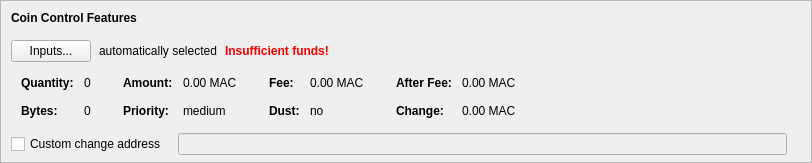
    <widget class="QFrame" name="frameCoinControl">
     <property name="sizePolicy">
      <sizepolicy hsizetype="Expanding" vsizetype="Expanding">
       <horstretch>0</horstretch>
       <verstretch>0</verstretch>
      </sizepolicy>
     </property>
     <property name="maximumSize">
      <size>
       <width>16777215</width>
       <height>16777215</height>
      </size>
     </property>
     <property name="frameShape">
      <enum>QFrame::StyledPanel</enum>
     </property>
     <property name="frameShadow">
      <enum>QFrame::Sunken</enum>
     </property>
     <layout class="QVBoxLayout" name="verticalLayoutCoinControl2">
      <property name="spacing">
       <number>0</number>
      </property>
      <property name="leftMargin">
       <number>0</number>
      </property>
      <property name="topMargin">
       <number>0</number>
      </property>
      <property name="rightMargin">
       <number>0</number>
      </property>
      <property name="bottomMargin">
       <number>6</number>
      </property>
      <item>
       <layout class="QVBoxLayout" name="verticalLayoutCoinControl" stretch="0,0,0,0,1">
        <property name="spacing">
         <number>0</number>
        </property>
        <property name="leftMargin">
         <number>10</number>
        </property>
        <property name="topMargin">
         <number>10</number>
        </property>
        <item>
         <layout class="QHBoxLayout" name="horizontalLayoutCoinControl1">
          <property name="bottomMargin">
           <number>15</number>
          </property>
          <item>
           <widget class="QLabel" name="labelCoinControlFeatures">
            <property name="sizePolicy">
             <sizepolicy hsizetype="Preferred" vsizetype="Maximum">
              <horstretch>0</horstretch>
              <verstretch>0</verstretch>
             </sizepolicy>
            </property>
            <property name="font">
             <font>
              <weight>75</weight>
              <bold>true</bold>
             </font>
            </property>
            <property name="styleSheet">
             <string notr="true">font-weight:bold;</string>
            </property>
            <property name="text">
             <string>Coin Control Features</string>
            </property>
           </widget>
          </item>
         </layout>
        </item>
        <item>
         <layout class="QHBoxLayout" name="horizontalLayoutCoinControl2" stretch="0,0,0,0">
          <property name="spacing">
           <number>8</number>
          </property>
          <property name="bottomMargin">
           <number>10</number>
          </property>
          <item>
           <widget class="QPushButton" name="pushButtonCoinControl">
            <property name="styleSheet">
             <string notr="true"/>
            </property>
            <property name="text">
             <string>Inputs...</string>
            </property>
            <property name="autoDefault">
             <bool>false</bool>
            </property>
           </widget>
          </item>
          <item>
           <widget class="QLabel" name="labelCoinControlAutomaticallySelected">
            <property name="text">
             <string>automatically selected</string>
            </property>
            <property name="margin">
             <number>5</number>
            </property>
           </widget>
          </item>
          <item>
           <widget class="QLabel" name="labelCoinControlInsuffFunds">
            <property name="font">
             <font>
              <weight>75</weight>
              <bold>true</bold>
             </font>
            </property>
            <property name="styleSheet">
             <string notr="true">color:red;font-weight:bold;</string>
            </property>
            <property name="text">
             <string>Insufficient funds!</string>
            </property>
            <property name="margin">
             <number>5</number>
            </property>
           </widget>
          </item>
          <item>
           <spacer name="horizontalSpacerCoinControl">
            <property name="orientation">
             <enum>Qt::Horizontal</enum>
            </property>
            <property name="sizeHint" stdset="0">
             <size>
              <width>40</width>
              <height>1</height>
             </size>
            </property>
           </spacer>
          </item>
         </layout>
        </item>
        <item>
         <widget class="QWidget" name="widgetCoinControl" native="true">
          <property name="sizePolicy">
           <sizepolicy hsizetype="Preferred" vsizetype="Preferred">
            <horstretch>0</horstretch>
            <verstretch>0</verstretch>
           </sizepolicy>
          </property>
          <property name="minimumSize">
           <size>
            <width>0</width>
            <height>0</height>
           </size>
          </property>
          <property name="styleSheet">
           <string notr="true"/>
          </property>
          <layout class="QHBoxLayout" name="horizontalLayoutCoinControl5">
           <property name="leftMargin">
            <number>0</number>
           </property>
           <property name="topMargin">
            <number>0</number>
           </property>
           <property name="rightMargin">
            <number>0</number>
           </property>
           <property name="bottomMargin">
            <number>0</number>
           </property>
           <item>
            <layout class="QHBoxLayout" name="horizontalLayoutCoinControl3" stretch="0,0,0,1">
             <property name="spacing">
              <number>20</number>
             </property>
             <property name="topMargin">
              <number>0</number>
             </property>
             <property name="bottomMargin">
              <number>10</number>
             </property>
             <item>
              <layout class="QFormLayout" name="formLayoutCoinControl1">
               <property name="horizontalSpacing">
                <number>10</number>
               </property>
               <property name="verticalSpacing">
                <number>14</number>
               </property>
               <property name="leftMargin">
                <number>10</number>
               </property>
               <property name="topMargin">
                <number>4</number>
               </property>
               <property name="rightMargin">
                <number>6</number>
               </property>
               <item row="0" column="0">
                <widget class="QLabel" name="labelCoinControlQuantityText">
                 <property name="font">
                  <font>
                   <weight>75</weight>
                   <bold>true</bold>
                  </font>
                 </property>
                 <property name="text">
                  <string>Quantity:</string>
                 </property>
                 <property name="margin">
                  <number>0</number>
                 </property>
                </widget>
               </item>
               <item row="0" column="1">
                <widget class="QLabel" name="labelCoinControlQuantity">
                 <property name="cursor">
                  <cursorShape>IBeamCursor</cursorShape>
                 </property>
                 <property name="contextMenuPolicy">
                  <enum>Qt::ActionsContextMenu</enum>
                 </property>
                 <property name="text">
                  <string notr="true">0</string>
                 </property>
                 <property name="margin">
                  <number>0</number>
                 </property>
                 <property name="textInteractionFlags">
                  <set>Qt::LinksAccessibleByMouse|Qt::TextSelectableByKeyboard|Qt::TextSelectableByMouse</set>
                 </property>
                </widget>
               </item>
               <item row="1" column="0">
                <widget class="QLabel" name="labelCoinControlBytesText">
                 <property name="font">
                  <font>
                   <weight>75</weight>
                   <bold>true</bold>
                  </font>
                 </property>
                 <property name="text">
                  <string>Bytes:</string>
                 </property>
                </widget>
               </item>
               <item row="1" column="1">
                <widget class="QLabel" name="labelCoinControlBytes">
                 <property name="cursor">
                  <cursorShape>IBeamCursor</cursorShape>
                 </property>
                 <property name="contextMenuPolicy">
                  <enum>Qt::ActionsContextMenu</enum>
                 </property>
                 <property name="text">
                  <string notr="true">0</string>
                 </property>
                 <property name="textInteractionFlags">
                  <set>Qt::LinksAccessibleByMouse|Qt::TextSelectableByKeyboard|Qt::TextSelectableByMouse</set>
                 </property>
                </widget>
               </item>
              </layout>
             </item>
             <item>
              <layout class="QFormLayout" name="formLayoutCoinControl2">
               <property name="horizontalSpacing">
                <number>10</number>
               </property>
               <property name="verticalSpacing">
                <number>14</number>
               </property>
               <property name="leftMargin">
                <number>6</number>
               </property>
               <property name="topMargin">
                <number>4</number>
               </property>
               <property name="rightMargin">
                <number>6</number>
               </property>
               <item row="0" column="0">
                <widget class="QLabel" name="labelCoinControlAmountText">
                 <property name="font">
                  <font>
                   <weight>75</weight>
                   <bold>true</bold>
                  </font>
                 </property>
                 <property name="text">
                  <string>Amount:</string>
                 </property>
                 <property name="margin">
                  <number>0</number>
                 </property>
                </widget>
               </item>
               <item row="0" column="1">
                <widget class="QLabel" name="labelCoinControlAmount">
                 <property name="cursor">
                  <cursorShape>IBeamCursor</cursorShape>
                 </property>
                 <property name="contextMenuPolicy">
                  <enum>Qt::ActionsContextMenu</enum>
                 </property>
                 <property name="text">
                  <string notr="true">0.00 MAC</string>
                 </property>
                 <property name="textInteractionFlags">
                  <set>Qt::LinksAccessibleByMouse|Qt::TextSelectableByKeyboard|Qt::TextSelectableByMouse</set>
                 </property>
                </widget>
               </item>
               <item row="1" column="0">
                <widget class="QLabel" name="labelCoinControlPriorityText">
                 <property name="font">
                  <font>
                   <weight>75</weight>
                   <bold>true</bold>
                  </font>
                 </property>
                 <property name="text">
                  <string>Priority:</string>
                 </property>
                </widget>
               </item>
               <item row="1" column="1">
                <widget class="QLabel" name="labelCoinControlPriority">
                 <property name="cursor">
                  <cursorShape>IBeamCursor</cursorShape>
                 </property>
                 <property name="contextMenuPolicy">
                  <enum>Qt::ActionsContextMenu</enum>
                 </property>
                 <property name="text">
                  <string notr="true">medium</string>
                 </property>
                 <property name="textInteractionFlags">
                  <set>Qt::LinksAccessibleByMouse|Qt::TextSelectableByKeyboard|Qt::TextSelectableByMouse</set>
                 </property>
                </widget>
               </item>
              </layout>
             </item>
             <item>
              <layout class="QFormLayout" name="formLayoutCoinControl3">
               <property name="horizontalSpacing">
                <number>10</number>
               </property>
               <property name="verticalSpacing">
                <number>14</number>
               </property>
               <property name="leftMargin">
                <number>6</number>
               </property>
               <property name="topMargin">
                <number>4</number>
               </property>
               <property name="rightMargin">
                <number>6</number>
               </property>
               <item row="0" column="0">
                <widget class="QLabel" name="labelCoinControlFeeText">
                 <property name="font">
                  <font>
                   <weight>75</weight>
                   <bold>true</bold>
                  </font>
                 </property>
                 <property name="text">
                  <string>Fee:</string>
                 </property>
                 <property name="margin">
                  <number>0</number>
                 </property>
                </widget>
               </item>
               <item row="0" column="1">
                <widget class="QLabel" name="labelCoinControlFee">
                 <property name="cursor">
                  <cursorShape>IBeamCursor</cursorShape>
                 </property>
                 <property name="contextMenuPolicy">
                  <enum>Qt::ActionsContextMenu</enum>
                 </property>
                 <property name="text">
                  <string notr="true">0.00 MAC</string>
                 </property>
                 <property name="textInteractionFlags">
                  <set>Qt::LinksAccessibleByMouse|Qt::TextSelectableByKeyboard|Qt::TextSelectableByMouse</set>
                 </property>
                </widget>
               </item>
               <item row="1" column="0">
                <widget class="QLabel" name="labelCoinControlLowOutputText">
                 <property name="font">
                  <font>
                   <weight>75</weight>
                   <bold>true</bold>
                  </font>
                 </property>
                 <property name="text">
                  <string>Dust:</string>
                 </property>
                </widget>
               </item>
               <item row="1" column="1">
                <widget class="QLabel" name="labelCoinControlLowOutput">
                 <property name="cursor">
                  <cursorShape>IBeamCursor</cursorShape>
                 </property>
                 <property name="contextMenuPolicy">
                  <enum>Qt::ActionsContextMenu</enum>
                 </property>
                 <property name="text">
                  <string notr="true">no</string>
                 </property>
                 <property name="textInteractionFlags">
                  <set>Qt::LinksAccessibleByMouse|Qt::TextSelectableByKeyboard|Qt::TextSelectableByMouse</set>
                 </property>
                </widget>
               </item>
              </layout>
             </item>
             <item>
              <layout class="QFormLayout" name="formLayoutCoinControl4">
               <property name="horizontalSpacing">
                <number>10</number>
               </property>
               <property name="verticalSpacing">
                <number>14</number>
               </property>
               <property name="leftMargin">
                <number>6</number>
               </property>
               <property name="topMargin">
                <number>4</number>
               </property>
               <property name="rightMargin">
                <number>6</number>
               </property>
               <item row="0" column="0">
                <widget class="QLabel" name="labelCoinControlAfterFeeText">
                 <property name="font">
                  <font>
                   <weight>75</weight>
                   <bold>true</bold>
                  </font>
                 </property>
                 <property name="text">
                  <string>After Fee:</string>
                 </property>
                 <property name="margin">
                  <number>0</number>
                 </property>
                </widget>
               </item>
               <item row="0" column="1">
                <widget class="QLabel" name="labelCoinControlAfterFee">
                 <property name="cursor">
                  <cursorShape>IBeamCursor</cursorShape>
                 </property>
                 <property name="contextMenuPolicy">
                  <enum>Qt::ActionsContextMenu</enum>
                 </property>
                 <property name="text">
                  <string notr="true">0.00 MAC</string>
                 </property>
                 <property name="textInteractionFlags">
                  <set>Qt::LinksAccessibleByMouse|Qt::TextSelectableByKeyboard|Qt::TextSelectableByMouse</set>
                 </property>
                </widget>
               </item>
               <item row="1" column="0">
                <widget class="QLabel" name="labelCoinControlChangeText">
                 <property name="font">
                  <font>
                   <weight>75</weight>
                   <bold>true</bold>
                  </font>
                 </property>
                 <property name="text">
                  <string>Change:</string>
                 </property>
                </widget>
               </item>
               <item row="1" column="1">
                <widget class="QLabel" name="labelCoinControlChange">
                 <property name="cursor">
                  <cursorShape>IBeamCursor</cursorShape>
                 </property>
                 <property name="contextMenuPolicy">
                  <enum>Qt::ActionsContextMenu</enum>
                 </property>
                 <property name="text">
                  <string notr="true">0.00 MAC</string>
                 </property>
                 <property name="textInteractionFlags">
                  <set>Qt::LinksAccessibleByMouse|Qt::TextSelectableByKeyboard|Qt::TextSelectableByMouse</set>
                 </property>
                </widget>
               </item>
              </layout>
             </item>
            </layout>
           </item>
          </layout>
         </widget>
        </item>
        <item>
         <layout class="QHBoxLayout" name="horizontalLayoutCoinControl4" stretch="0,0,0">
          <property name="spacing">
           <number>12</number>
          </property>
          <property name="sizeConstraint">
           <enum>QLayout::SetDefaultConstraint</enum>
          </property>
          <property name="topMargin">
           <number>5</number>
          </property>
          <property name="rightMargin">
           <number>5</number>
          </property>
          <item>
           <widget class="QCheckBox" name="checkBoxCoinControlChange">
            <property name="toolTip">
             <string>If this is activated, but the change address is empty or invalid, change will be sent to a newly generated address.</string>
            </property>
            <property name="text">
             <string>Custom change address</string>
            </property>
           </widget>
          </item>
          <item>
           <widget class="QValidatedLineEdit" name="lineEditCoinControlChange">
            <property name="enabled">
             <bool>false</bool>
            </property>
            <property name="sizePolicy">
             <sizepolicy hsizetype="Expanding" vsizetype="Fixed">
              <horstretch>0</horstretch>
              <verstretch>0</verstretch>
             </sizepolicy>
            </property>
           </widget>
          </item>
          <item>
           <widget class="QLabel" name="labelCoinControlChangeLabel">
            <property name="sizePolicy">
             <sizepolicy hsizetype="Preferred" vsizetype="Expanding">
              <horstretch>0</horstretch>
              <verstretch>0</verstretch>
             </sizepolicy>
            </property>
            <property name="minimumSize">
             <size>
              <width>0</width>
              <height>0</height>
             </size>
            </property>
            <property name="text">
             <string/>
            </property>
            <property name="margin">
             <number>3</number>
            </property>
           </widget>
          </item>
         </layout>
        </item>
        <item>
         <spacer name="verticalSpacerCoinControl">
          <property name="orientation">
           <enum>Qt::Vertical</enum>
          </property>
          <property name="sizeHint" stdset="0">
           <size>
            <width>800</width>
            <height>1</height>
           </size>
          </property>
         </spacer>
        </item>
       </layout>
      </item>
     </layout>
    </widget>
